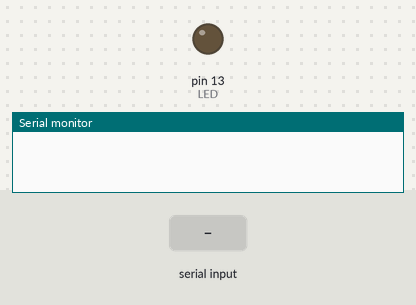
A program run on a simulated Arduino Uno, built with avr-gcc and run on an emulated ATmega328P. On the bench: output pins drawn as LEDs (lit = HIGH), the last lines printed to the serial monitor. Inputs (shaded band) come from the test bench.

Above: at 1.2 s.
1.3 s: "1\n" received over Serial
At 1.9 s:
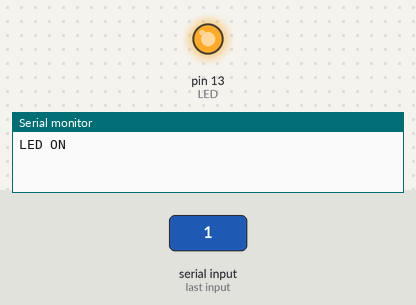
3.8 s: "90,45\n" received over Serial
Timing chart, 0 to 6.8 s (numbered marks = the images above; inputs shaded):
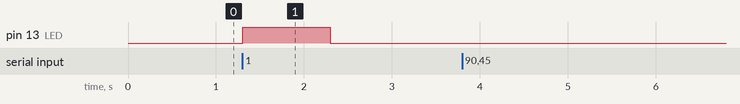

Measured:
- after the input at 1.3 s, pin 13 (LED): LOW → HIGH at once, → LOW 1.0 s later

The program:

main.cpp
```cpp
#include <Arduino.h>

// peripheral definitions
static const int LED = 13;

// global variables
bool ledState = true;

void setup()
{
  // peripheral configuration
  pinMode(LED, OUTPUT);
  // serial configuration
  Serial.begin(9600);
}

void loop()
{
  // check if command is available at serial
  if (Serial.available())
  {
    int command = Serial.parseInt(); // read integer data from serial
    // turn on the LED for command = 1
    if (command == 1)
    {
      digitalWrite(LED, true);
      Serial.println("LED ON");
    }
    // turn off the LED for command = 0
    else if (command == 0)
    {
      digitalWrite(LED, false);
      Serial.println("LED OFF");
    }
    // print Invalid command
    else
    {
      Serial.println("Invalid Command, try again");
    }
  }
}
```
